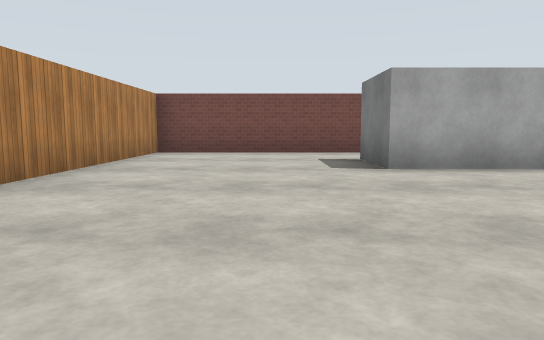
View 1 (above)

16 first-person views from a walk through a world built for the Gazebo simulator. The camera is 1 m above the floor, tilts 6° down and sees 70° across. The floor is counted in squares, 2 m on a side. Each view is taken from the middle of a square. On the plan, view 1 faces up. The plan holds only what a view shows up to about 10 squares ahead; the rest is blank. Gazebo's built-in surfaces are drawn with simple patterns. Some stock models are drawn as simple stand-ins.

View 2
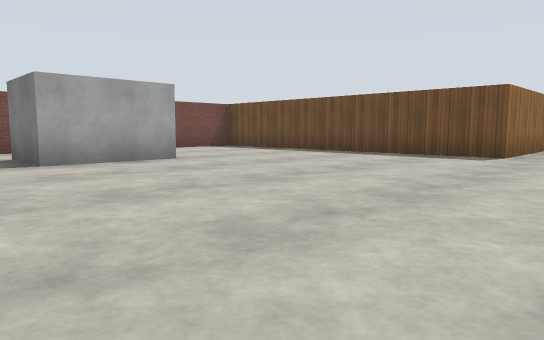

View 3
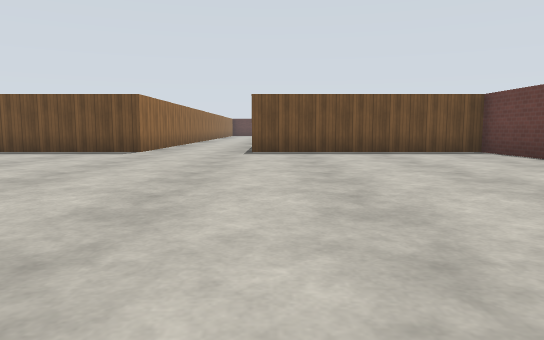

View 4
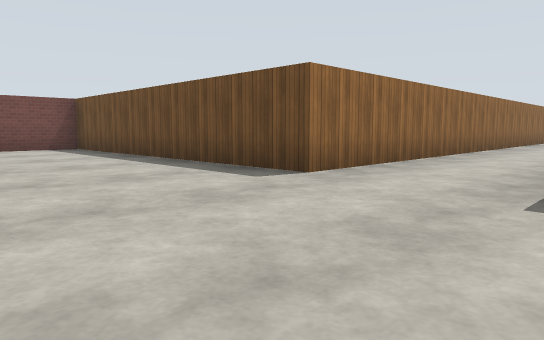

View 5
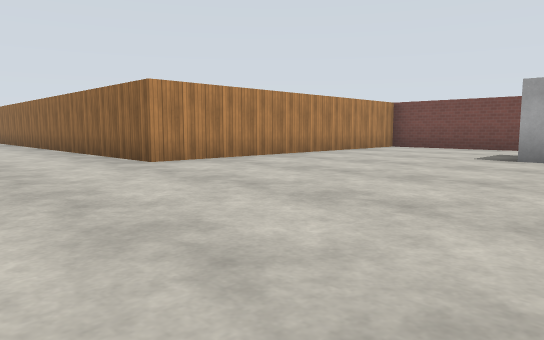

View 6
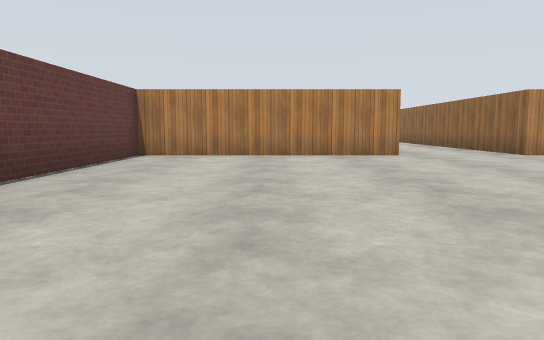

View 7
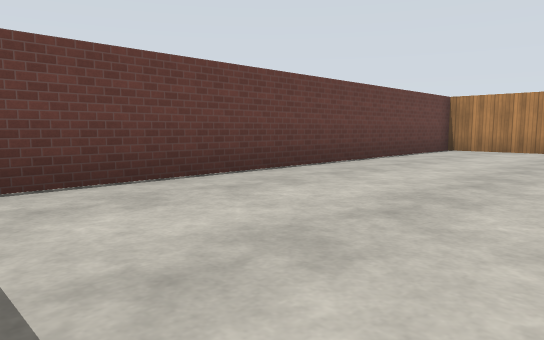

View 8
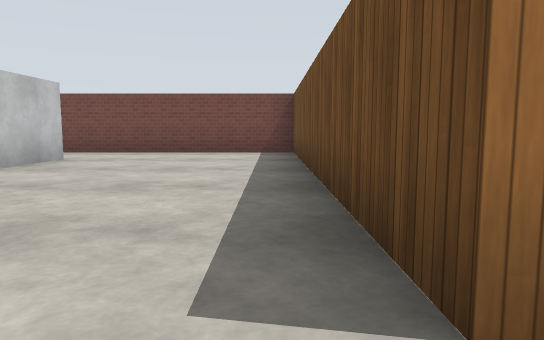

View 9
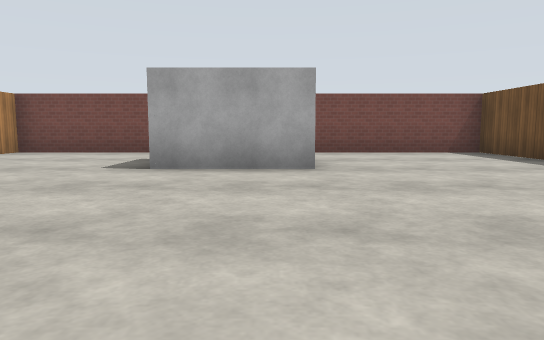

View 10
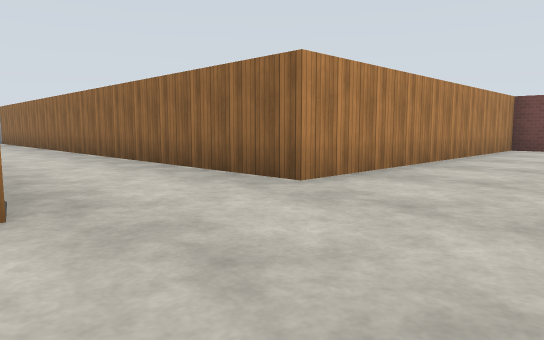

View 11
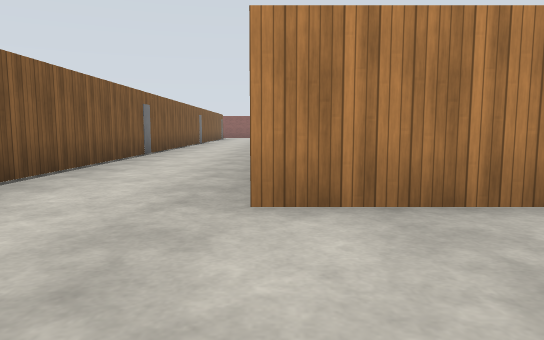

View 12
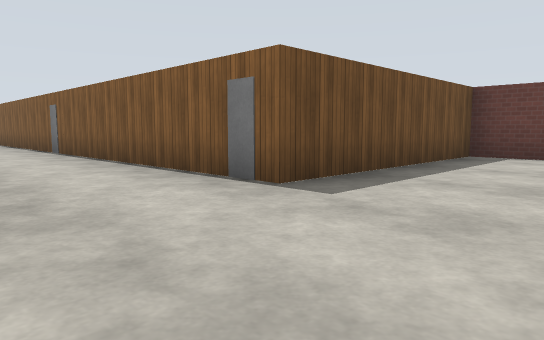

View 13
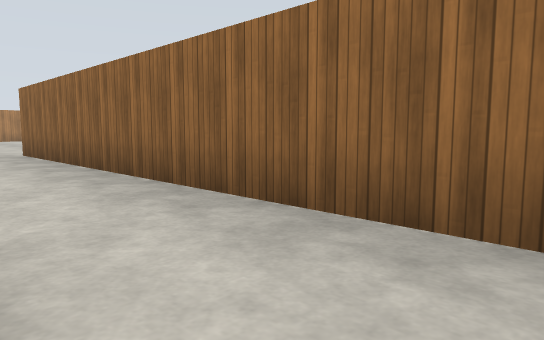

View 14
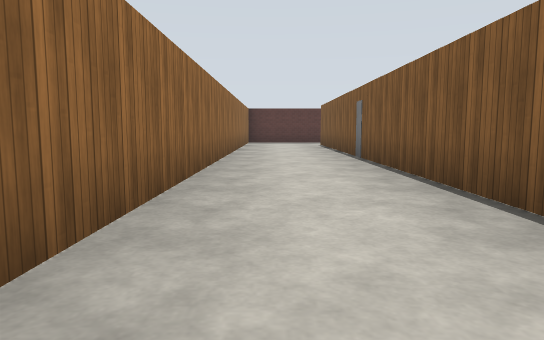

View 15
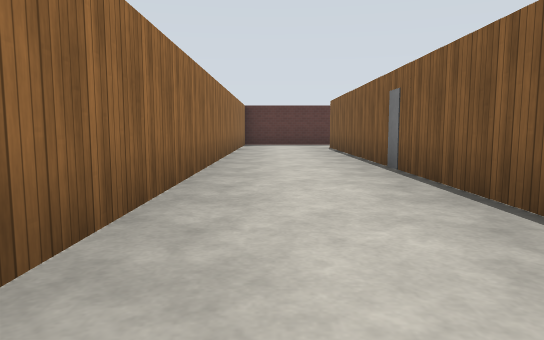

View 16
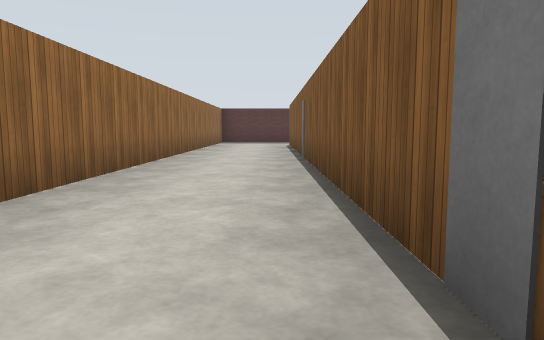

### Floor plan
Points are (right, up) in squares from view 1. A wall is a line through its corners. A room is listed if a view was taken in it or the views show most of it. See-through windows are left out.
Room 1 (views 1, 2, 3, 4, 5, 6, 7, 8, 9, 10, 11, 12)
walls: (3.5, 6.5) (3.5, 4.9) (1.5, 4.9) (1.5, 5.5); (-2.5, -6.6) (7.5, -6.6); (8.5, 0.9) (7.5, 0.9) (7.5, 8.4) (-2.5, 8.4) (-2.5, 0.9) (-7.5, 0.9); (7.5, -4.5) (7.5, -1.6) (8.5, -1.6)
ways out: opening at (8, -0.5) to room 3; opening at (-8, -0.5)
Room 2 (views 13, 15)
walls: (19.4, -1.6) (20.5, -1.6); (20.5, 0.9) (14.5, 0.9)
ways out: opening at (14, -0.5) to room 3; opening at (20, -0.5)
Room 3 (views 14, 16)
walls: (13.4, -1.6) (14.5, -1.6); (14.5, 0.9) (8.5, 0.9)
ways out: opening at (8, -0.5) to room 1; opening at (14, -0.5) to room 2

Where each view was taken, in squares from view 1:
view 1: 0 up, 0 right, facing up
view 2: 1 down, 0 right, facing up-right
view 3: 2 down, 1 left, facing right
view 4: 2 down, 4 right, facing up-right
view 5: 2 down, 3 right, facing up-left
view 6: 4 down, 5 right, facing left
view 7: 3 down, 7 right, facing down-left
view 8: 0 up, 7 right, facing up
view 9: 0 up, 3 right, facing up
view 10: 2 down, 0 right, facing up-left
view 11: 1 up, 0 right, facing left
view 12: 1 up, 5 right, facing down-right
view 13: 1 down, 16 right, facing up-left
view 14: 0 up, 13 right, facing right
view 15: 0 up, 15 right, facing right
view 16: 1 down, 13 right, facing right
